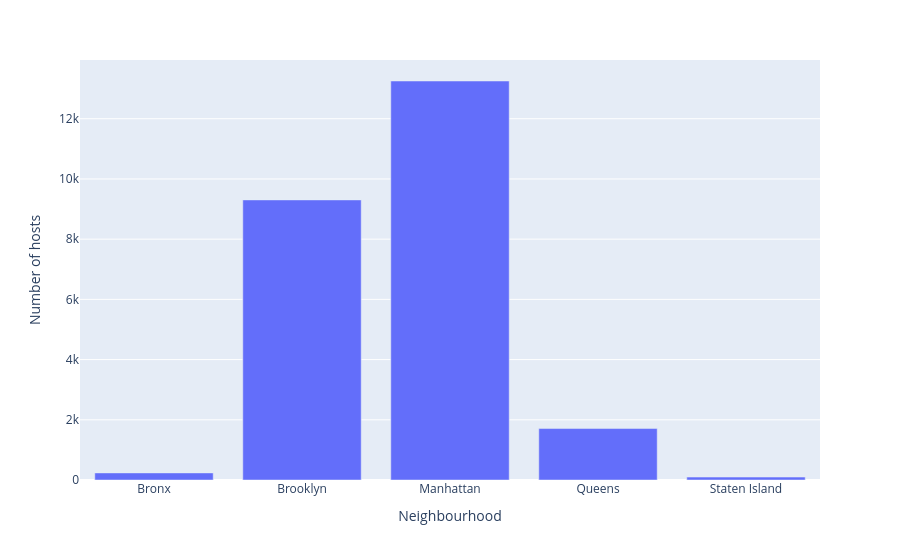

The notebook cell this image was saved under:
### Code cell
# Figure 1: A bar plot showing the number of hosts by neighborhood. 
c = df.groupby("Neighbourhood ")["Host Id"].nunique().\
    reset_index(name="Number of hosts")
fig1 = px.bar(
    c,
    x="Neighbourhood ",
    y="Number of hosts"
)
fig1.show()

### Figure 1 — Plotly figure (JSON) as saved in the notebook; plotly's stock layout.template omitted (floating-point values rounded to 4 significant figures)
{"data": [{"hovertemplate": "Neighbourhood =%{x}<br>Number of hosts=%{y}<extra></extra>", "legendgroup": "", "marker": {"color": "#636efa", "pattern": {"shape": ""}}, "name": "", "orientation": "v", "showlegend": false, "textposition": "auto", "type": "bar", "x": ["Bronx", "Brooklyn", "Manhattan", "Queens", "Staten Island"], "xaxis": "x", "y": [235, 9303, 13253, 1709, 97], "yaxis": "y"}], "layout": {"barmode": "relative", "legend": {"tracegroupgap": 0}, "margin": {"t": 60}, "xaxis": {"anchor": "y", "domain": [0, 1], "title": {"text": "Neighbourhood "}}, "yaxis": {"anchor": "x", "domain": [0, 1], "title": {"text": "Number of hosts"}}}}
